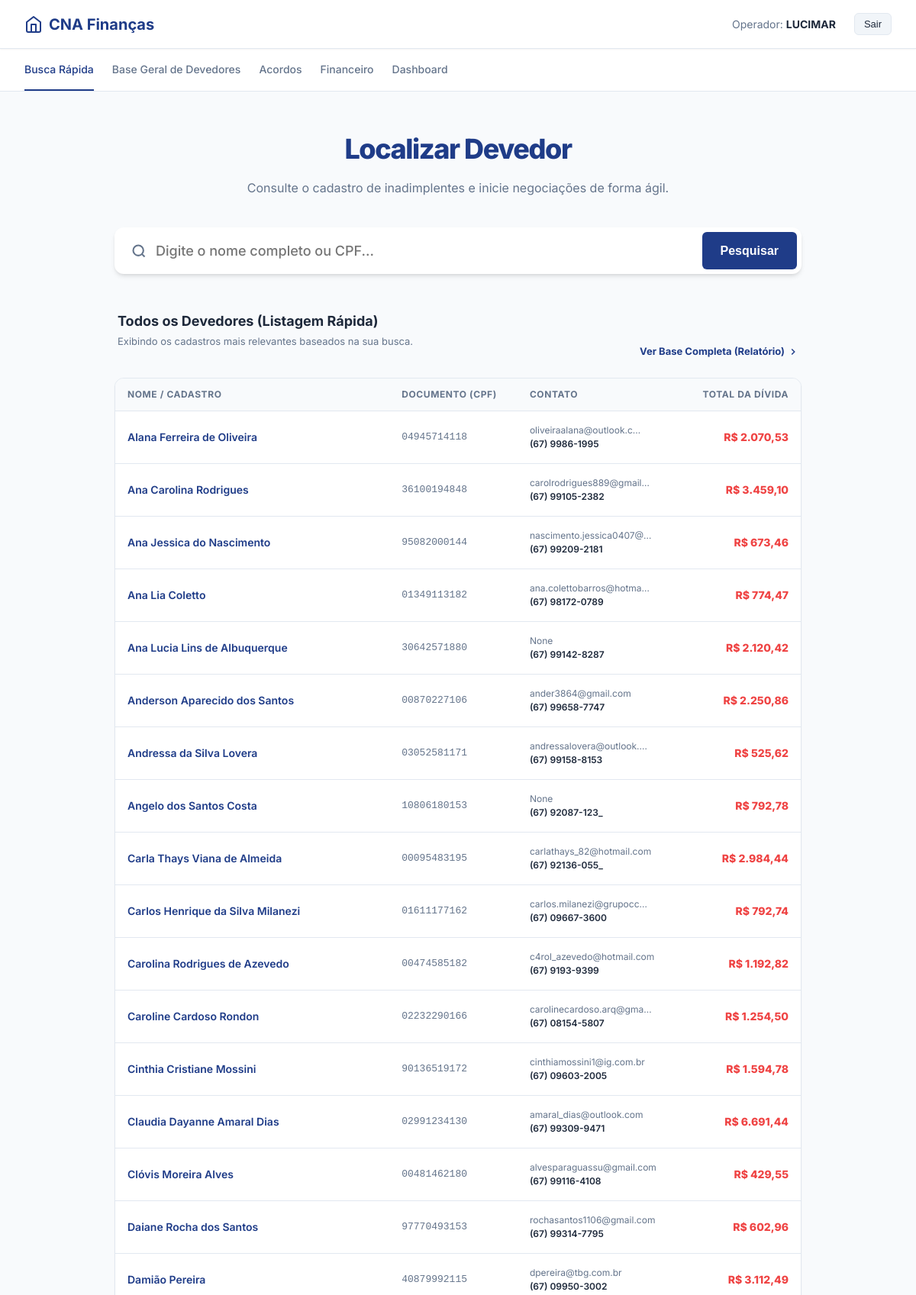
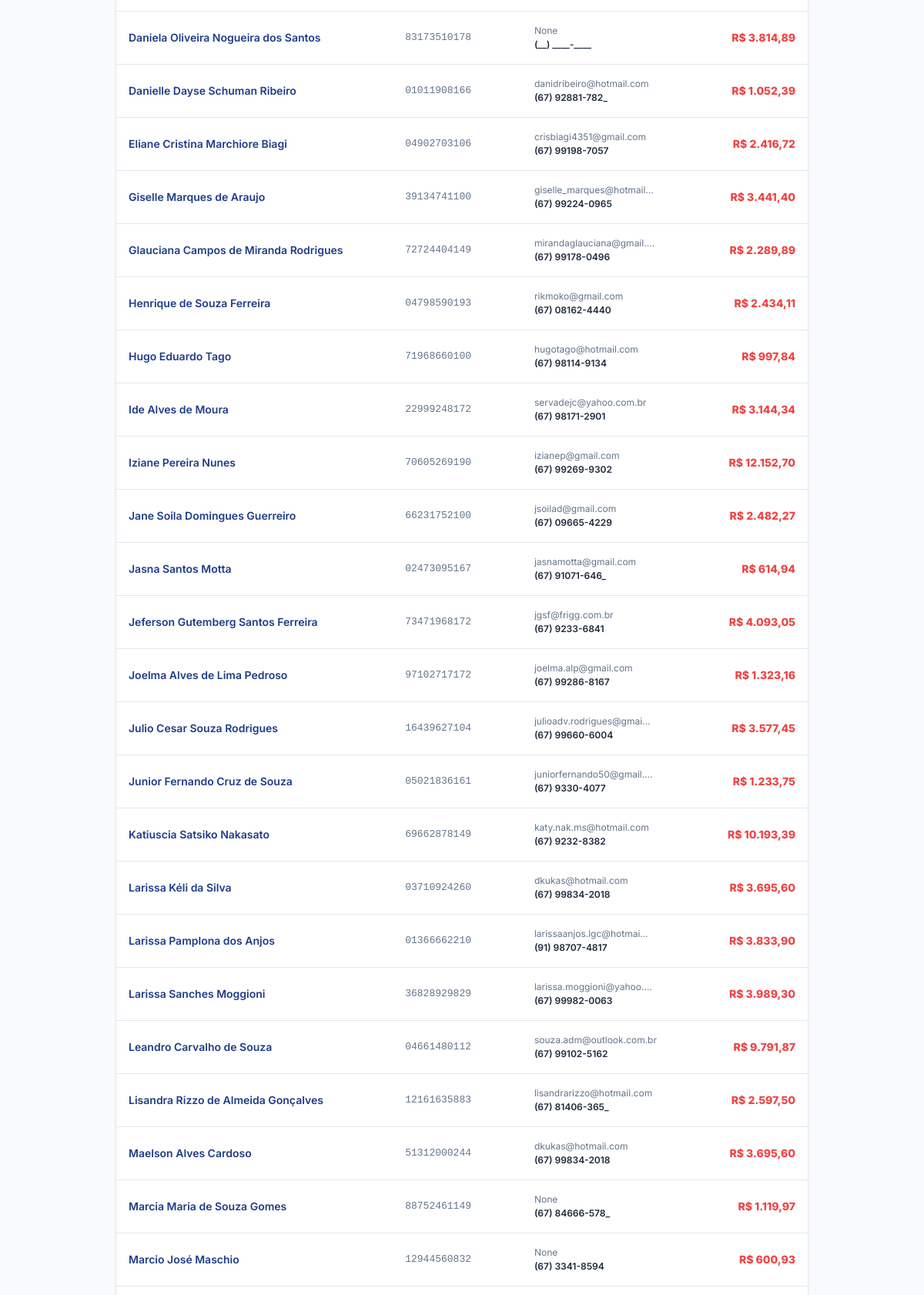
Screenshot of / (signed in, upper part) with the database file from the repository (2 pictures, top to bottom).
### nucleo/models.py (models this page shows, shortened)
class Devedor(models.Model):
    nome = models.CharField(max_length=200)
    cpf = models.CharField(max_length=14, unique=True)
    telefone = models.CharField(max_length=20, blank=True, null=True)
    celular = models.CharField(max_length=20, blank=True, null=True)
    email = models.EmailField(blank=True, null=True)
    logradouro = models.CharField(max_length=255, blank=True, null=True)
    numero = models.CharField(max_length=20, blank=True, null=True)
    bairro = models.CharField(max_length=100, blank=True, null=True)
    cidade = models.CharField(max_length=100, blank=True, null=True)
    uf = models.CharField(max_length=2, blank=True, null=True)
    cep = models.CharField(max_length=10, blank=True, null=True)
    complemento = models.CharField(max_length=255, blank=True, null=True)
    uuid_acesso = models.UUIDField(default=uuid.uuid4, editable=False, unique=True, db_index=True)

### nucleo/views.py (the view)
# urls.py: path("", views.home, name="home"),
@login_required
def home(request):
    busca = request.GET.get("busca", "").strip()
    devedores = Devedor.objects.annotate(
        total_divida=Sum("dividas__valor_atual")
    ).order_by("nome")
    if busca:
        devedores = devedores.filter(
            Q(nome__icontains=busca) | Q(cpf__icontains=busca)
        )
    return render(request, "nucleo/home.html", {
        "devedores": devedores,
        "busca": busca,
    })

### nucleo/templatetags/moeda_br.py (called while the page is built)
@register.filter(name="moeda_br")
def moeda_br(valor):
    try:
        valor = float(valor)
    except (TypeError, ValueError):
        return "R$ 0,00"
    texto = f"{valor:,.2f}"
    texto = texto.replace(",", "X").replace(".", ",").replace("X", ".")
    return f"R$ {texto}"

### nucleo/templates/nucleo/home.html (shortened to what this page needs)
{% extends "nucleo/base.html" %}
{% load moeda_br %}
{% block content %}
<div style="max-width: 900px; margin: 0 auto; display: flex; flex-direction: column; gap: 3rem;">
    <section style="text-align: center; margin-top: 1rem;">
        <h1 style="font-size: 2.25rem; font-weight: 800; letter-spacing: -0.04em; color: var(--primary);">Localizar Devedor</h1>
        <p style="color: var(--text-muted); font-size: 1rem; margin-top: 0.75rem;">Consulte o cadastro de inadimplentes e inicie negociações de forma ágil.</p>
        <form method="get" style="margin-top: 2.5rem; display: flex; gap: 6px; box-shadow: var(--shadow); border-radius: 12px; padding: 6px; background: white;">
            <div style="flex: 1; position: relative; display: flex; align-items: center;">
                <svg width="20" height="20" viewBox="0 0 24 24" fill="none" stroke="var(--text-muted)" stroke-width="2.5" style="position: absolute; left: 16px;"><circle cx="11" cy="11" r="8"></circle><line x1="21" y1="21" x2="16.65" y2="16.65"></line></svg>
                <input type="text" name="busca"
                       placeholder="Digite o nome completo ou CPF..."
                       value="{{ busca }}"
                       style="width: 100%; padding: 14px 14px 14px 48px; border: none; font-size: 1.125rem; font-family: inherit; font-weight: 500; outline: none; border-radius: 8px;">
            </div>
            <button type="submit" class="btn-primary" style="padding: 0 24px; font-size: 1rem; font-weight: 700;">Pesquisar</button>
        </form>
    </section>
    <section>
        <div style="display: flex; justify-content: space-between; align-items: flex-end; margin-bottom: 1.5rem; padding: 0 4px;">
            <div>
                <h2 style="font-size: 1.125rem; font-weight: 700;">
                    {% if busca %}Resultados Encontrados{% else %}Todos os Devedores (Listagem Rápida){% endif %}
                </h2>
                <p style="font-size: 0.8125rem; color: var(--text-muted); margin-top: 4px;">
                    Exibindo os cadastros mais relevantes baseados na sua busca.
                </p>
            </div>
            {% if not busca %}
            <a href="/devedores/" style="font-size: 0.8125rem; font-weight: 700; color: var(--primary); text-decoration: none; display: inline-flex; align-items: center; gap: 4px;">
                Ver Base Completa (Relatório)
                <svg width="14" height="14" viewBox="0 0 24 24" fill="none" stroke="currentColor" stroke-width="2.5"><polyline points="9 18 15 12 9 6"></polyline></svg>
            </a>
            {% endif %}
        </div>
        <div class="card-base" style="padding: 0; overflow: hidden;">
            <table>
                <thead>
                    <tr>
                        <th style="width: 40%;">Nome / Cadastro</th>
                        <th>Documento (CPF)</th>
                        <th>Contato</th>
                        <th style="text-align: right;">Total da Dívida</th>
                    </tr>
                </thead>
                <tbody>
                    {% for devedor in devedores %}
                    <tr style="cursor: pointer;" data-href="{% url 'devedor_detail' devedor.id %}">
                        <td style="font-weight: 600; color: var(--primary);">{{ devedor.nome }}</td>
                        <td style="font-family: 'JetBrains Mono', monospace; font-size: 0.8125rem; color: var(--text-muted);">{{ devedor.cpf }}</td>
                        <td>
                            <div style="font-size: 0.75rem; color: var(--text-muted);">{{ devedor.email|truncatechars:25|default:"-" }}</div>
                            <div style="font-size: 0.75rem; font-weight: 600;">{{ devedor.celular|default:devedor.telefone|default:"-" }}</div>
                        </td>
                        <td style="text-align: right; font-weight: 800; color: #ef4444;">{{ devedor.total_divida|default:0|moeda_br }}</td>
                    </tr>
                    {% endfor %}
                </tbody>
            </table>
        </div>
    </section>
</div>
{% endblock %}

### nucleo/templates/nucleo/base.html (shortened to what this page needs)
<!DOCTYPE html>
<html lang="pt-BR">
<head>
</head>
<body>
    <header class="topbar">
        <div class="topbar-container">
            <a href="/" class="logo">
                <svg width="24" height="24" viewBox="0 0 24 24" fill="none" stroke="currentColor" stroke-width="2" stroke-linecap="round" stroke-linejoin="round"><path d="M3 9l9-7 9 7v11a2 2 0 0 1-2 2H5a2 2 0 0 1-2-2z"></path><polyline points="9 22 9 12 15 12 15 22"></polyline></svg>
                CNA Finanças
            </a>
            {% if user.is_authenticated %}
            <div class="user-nav">
                <div class="user-info">
                    <span>Operador:</span> <strong>{{ user.username }}</strong>
                </div>
                <form method="post" action="/logout/" style="margin:0;">
                    <button type="submit" class="btn-logout">Sair</button>
                </form>
            </div>
            {% endif %}
        </div>
    </header>
    <nav class="nav-links">
        <div class="nav-container">
            <a href="/" class="nav-item {% if request.path == '/' %}active{% endif %}">Busca Rápida</a>
            <a href="/devedores/" class="nav-item {% if '/devedores/' in request.path %}active{% endif %}">Base Geral de Devedores</a>
            <a href="/acordos/" class="nav-item {% if '/acordos/' in request.path %}active{% endif %}">Acordos</a>
            <a href="/financeiro/" class="nav-item {% if '/financeiro/' in request.path %}active{% endif %}">Financeiro</a>
            <a href="/dashboard/" class="nav-item {% if '/dashboard/' in request.path %}active{% endif %}">Dashboard</a>
        </div>
    </nav>
    <main class="main-content">
        {% block content %}{% endblock %}
    </main>
</body>
</html>

### nucleo/templates/nucleo/base.html (style rules this page uses)
:root { --primary: #1f3c88; --primary-light: #eef2ff; --bg-body: #f8fafc; --surface: #ffffff; --text-main: #1e293b; --text-muted: #64748b; --border: #e2e8f0; --shadow-sm: 0 1px 2px 0 rgb(0 0 0 / 0.05); --shadow: 0 4px 6px -1px rgb(0 0 0 / 0.1), 0 2px 4px -2px rgb(0 0 0 / 0.1); --radius: 12px; }
* { box-sizing: border-box; -webkit-font-smoothing: antialiased; -moz-osx-font-smoothing: grayscale; }
body { font-family: 'Inter', system-ui, -apple-system, sans-serif; margin: 0; background: var(--bg-body); color: var(--text-main); line-height: 1.5; }
.topbar { background: var(--surface); border-bottom: 1px solid var(--border); height: 64px; display: flex; align-items: center; padding: 0 2rem; position: sticky; top: 0; z-index: 100; box-shadow: var(--shadow-sm); }
.topbar-container { max-width: 1400px; width: 100%; margin: 0 auto; display: flex; justify-content: space-between; align-items: center; }
.logo { font-weight: 700; font-size: 1.25rem; color: var(--primary); text-decoration: none; display: flex; align-items: center; gap: 8px; }
.user-nav { display: flex; align-items: center; gap: 1.5rem; }
.user-info { font-size: 0.875rem; color: var(--text-muted); }
.user-info strong { color: var(--text-main); }
.btn-logout { background: #f1f5f9; border: 1px solid var(--border); color: var(--text-main); padding: 6px 12px; border-radius: 6px; cursor: pointer; font-size: 0.8125rem; font-weight: 500; transition: all 0.2s; }
.nav-links { background: var(--surface); border-bottom: 1px solid var(--border); padding: 0 2rem; }
.nav-container { max-width: 1400px; margin: 0 auto; display: flex; gap: 1.5rem; }
.nav-item { padding: 1rem 0; text-decoration: none; color: var(--text-muted); font-size: 0.875rem; font-weight: 500; border-bottom: 2px solid transparent; transition: all 0.2s; }
.nav-item.active { color: var(--primary); border-bottom-color: var(--primary); }
.main-content { max-width: 1400px; margin: 2rem auto; padding: 0 2rem; }
.card-base { background: var(--surface); border: 1px solid var(--border); border-radius: var(--radius); box-shadow: var(--shadow-sm); padding: 1.5rem; }
h1, h2, h3 { margin: 0; font-weight: 600; color: var(--text-main); }
table { width: 100%; border-collapse: separate; border-spacing: 0; }
th { background: #f8fafc; padding: 12px 16px; text-align: left; font-size: 0.75rem; text-transform: uppercase; letter-spacing: 0.05em; color: var(--text-muted); border-bottom: 1px solid var(--border); }
td { padding: 16px; font-size: 0.875rem; border-bottom: 1px solid var(--border); }
.btn-primary { background: var(--primary); color: white; border: none; padding: 8px 16px; border-radius: 6px; font-weight: 500; cursor: pointer; text-decoration: none; display: inline-flex; align-items: center; transition: opacity 0.2s; }

### nucleo/templates/nucleo/home.html (style rules this page uses)
.card-base { border: 1px solid var(--border); box-shadow: var(--shadow-sm); }

### rows the page displays
Devedor: nome "Alana Ferreira de Oliveira", cpf "04945714118", email "oliveiraalana@outlook.c…", celular "(67) 9986-1995", total_divida|moeda_br "R$ 2.070,53"
Devedor: nome "Ana Carolina Rodrigues", cpf "36100194848", email "carolrodrigues889@gmail…", celular "(67) 99105-2382", total_divida|moeda_br "R$ 3.459,10"
Devedor: nome "Ana Jessica do Nascimento", cpf "95082000144", email "nascimento.jessica0407@…", celular "(67) 99209-2181", total_divida|moeda_br "R$ 673,46"
Devedor: nome "Ana Lia Coletto", cpf "01349113182", email "ana.colettobarros@hotma…", celular "(67) 98172-0789", total_divida|moeda_br "R$ 774,47"
Devedor: nome "Ana Lucia Lins de Albuquerque", cpf "30642571880", email "None", celular "(67) 99142-8287", total_divida|moeda_br "R$ 2.120,42"
Devedor: nome "Anderson Aparecido dos Santos", cpf "00870227106", email "ander3864@gmail.com", celular "(67) 99658-7747", total_divida|moeda_br "R$ 2.250,86"
Devedor: nome "Andressa da Silva Lovera", cpf "03052581171", email "andressalovera@outlook.…", celular "(67) 99158-8153", total_divida|moeda_br "R$ 525,62"
Devedor: nome "Angelo dos Santos Costa", cpf "10806180153", email "None", celular "(67) 92087-123_", total_divida|moeda_br "R$ 792,78"
Devedor: nome "Carla Thays Viana de Almeida", cpf "00095483195", email "carlathays_82@hotmail.com", celular "(67) 92136-055_", total_divida|moeda_br "R$ 2.984,44"
Devedor: nome "Carlos Henrique da Silva Milanezi", cpf "01611177162", email "carlos.milanezi@grupocc…", celular "(67) 09667-3600", total_divida|moeda_br "R$ 792,74"
Devedor: nome "Carolina Rodrigues de Azevedo", cpf "00474585182", email "c4rol_azevedo@hotmail.com", celular "(67) 9193-9399", total_divida|moeda_br "R$ 1.192,82"
Devedor: nome "Caroline Cardoso Rondon", cpf "02232290166", email "carolinecardoso.arq@gma…", celular "(67) 08154-5807", total_divida|moeda_br "R$ 1.254,50"
Devedor: nome "Cinthia Cristiane Mossini", cpf "90136519172", email "cinthiamossini1@ig.com.br", celular "(67) 09603-2005", total_divida|moeda_br "R$ 1.594,78"
Devedor: nome "Claudia Dayanne Amaral Dias", cpf "02991234130", email "amaral_dias@outlook.com", celular "(67) 99309-9471", total_divida|moeda_br "R$ 6.691,44"
Devedor: nome "Clóvis Moreira Alves", cpf "00481462180", email "alvesparaguassu@gmail.com", celular "(67) 99116-4108", total_divida|moeda_br "R$ 429,55"
Devedor: nome "Daiane Rocha dos Santos", cpf "97770493153", email "rochasantos1106@gmail.com", celular "(67) 99314-7795", total_divida|moeda_br "R$ 602,96"
Devedor: nome "Damião Pereira", cpf "40879992115", email "dpereira@tbg.com.br", celular "(67) 09950-3002", total_divida|moeda_br "R$ 3.112,49"
Devedor: nome "Daniela Oliveira Nogueira dos Santos", cpf "83173510178", email "None", celular "(__) ____-____", total_divida|moeda_br "R$ 3.814,89"
Devedor: nome "Danielle Dayse Schuman Ribeiro", cpf "01011908166", email "danidribeiro@hotmail.com", celular "(67) 92881-782_", total_divida|moeda_br "R$ 1.052,39"
Devedor: nome "Eliane Cristina Marchiore Biagi", cpf "04902703106", email "crisbiagi4351@gmail.com", celular "(67) 99198-7057", total_divida|moeda_br "R$ 2.416,72"
Devedor: nome "Giselle Marques de Araujo", cpf "39134741100", email "giselle_marques@hotmail…", celular "(67) 99224-0965", total_divida|moeda_br "R$ 3.441,40"
Devedor: nome "Glauciana Campos de Miranda Rodrigues", cpf "72724404149", email "mirandaglauciana@gmail.…", celular "(67) 99178-0496", total_divida|moeda_br "R$ 2.289,89"
Devedor: nome "Henrique de Souza Ferreira", cpf "04798590193", email "rikmoko@gmail.com", celular "(67) 08162-4440", total_divida|moeda_br "R$ 2.434,11"
Devedor: nome "Hugo Eduardo Tago", cpf "71968660100", email "hugotago@hotmail.com", celular "(67) 98114-9134", total_divida|moeda_br "R$ 997,84"
Devedor: nome "Ide Alves de Moura", cpf "22999248172", email "servadejc@yahoo.com.br", celular "(67) 98171-2901", total_divida|moeda_br "R$ 3.144,34"
Devedor: nome "Iziane Pereira Nunes", cpf "70605269190", email "izianep@gmail.com", celular "(67) 99269-9302", total_divida|moeda_br "R$ 12.152,70"
Devedor: nome "Jane Soila Domingues Guerreiro", cpf "66231752100", email "jsoilad@gmail.com", celular "(67) 09665-4229", total_divida|moeda_br "R$ 2.482,27"
Devedor: nome "Jasna Santos Motta", cpf "02473095167", email "jasnamotta@gmail.com", celular "(67) 91071-646_", total_divida|moeda_br "R$ 614,94"
Devedor: nome "Jeferson Gutemberg Santos Ferreira", cpf "73471968172", email "jgsf@frigg.com.br", celular "(67) 9233-6841", total_divida|moeda_br "R$ 4.093,05"
Devedor: nome "Joelma Alves de Lima Pedroso", cpf "97102717172", email "joelma.alp@gmail.com", celular "(67) 99286-8167", total_divida|moeda_br "R$ 1.323,16"
Devedor: nome "Julio Cesar Souza Rodrigues", cpf "16439627104", email "julioadv.rodrigues@gmai…", celular "(67) 99660-6004", total_divida|moeda_br "R$ 3.577,45"
Devedor: nome "Junior Fernando Cruz de Souza", cpf "05021836161", email "juniorfernando50@gmail.…", celular "(67) 9330-4077", total_divida|moeda_br "R$ 1.233,75"
Devedor: nome "Katiuscia Satsiko Nakasato", cpf "69662878149", email "katy.nak.ms@hotmail.com", celular "(67) 9232-8382", total_divida|moeda_br "R$ 10.193,39"
Devedor: nome "Larissa Kéli da Silva", cpf "03710924260", email "dkukas@hotmail.com", celular "(67) 99834-2018", total_divida|moeda_br "R$ 3.695,60"
Devedor: nome "Larissa Pamplona dos Anjos", cpf "01366662210", email "larissaanjos.lgc@hotmai…", celular "(91) 98707-4817", total_divida|moeda_br "R$ 3.833,90"
Devedor: nome "Larissa Sanches Moggioni", cpf "36828929829", email "larissa.moggioni@yahoo.…", celular "(67) 99982-0063", total_divida|moeda_br "R$ 3.989,30"
Devedor: nome "Leandro Carvalho de Souza", cpf "04661480112", email "souza.adm@outlook.com.br", celular "(67) 99102-5162", total_divida|moeda_br "R$ 9.791,87"
Devedor: nome "Lisandra Rizzo de Almeida Gonçalves", cpf "12161635883", email "lisandrarizzo@hotmail.com", celular "(67) 81406-365_", total_divida|moeda_br "R$ 2.597,50"
Devedor: nome "Maelson Alves Cardoso", cpf "51312000244", email "dkukas@hotmail.com", celular "(67) 99834-2018", total_divida|moeda_br "R$ 3.695,60"
Devedor: nome "Marcia Maria de Souza Gomes", cpf "88752461149", email "None", celular "(67) 84666-578_", total_divida|moeda_br "R$ 1.119,97"
Devedor: nome "Marcio José Maschio", cpf "12944560832", email "None", celular "(67) 3341-8594", total_divida|moeda_br "R$ 600,93"

### other values shown
{{ user.username }} "LUCIMAR"
